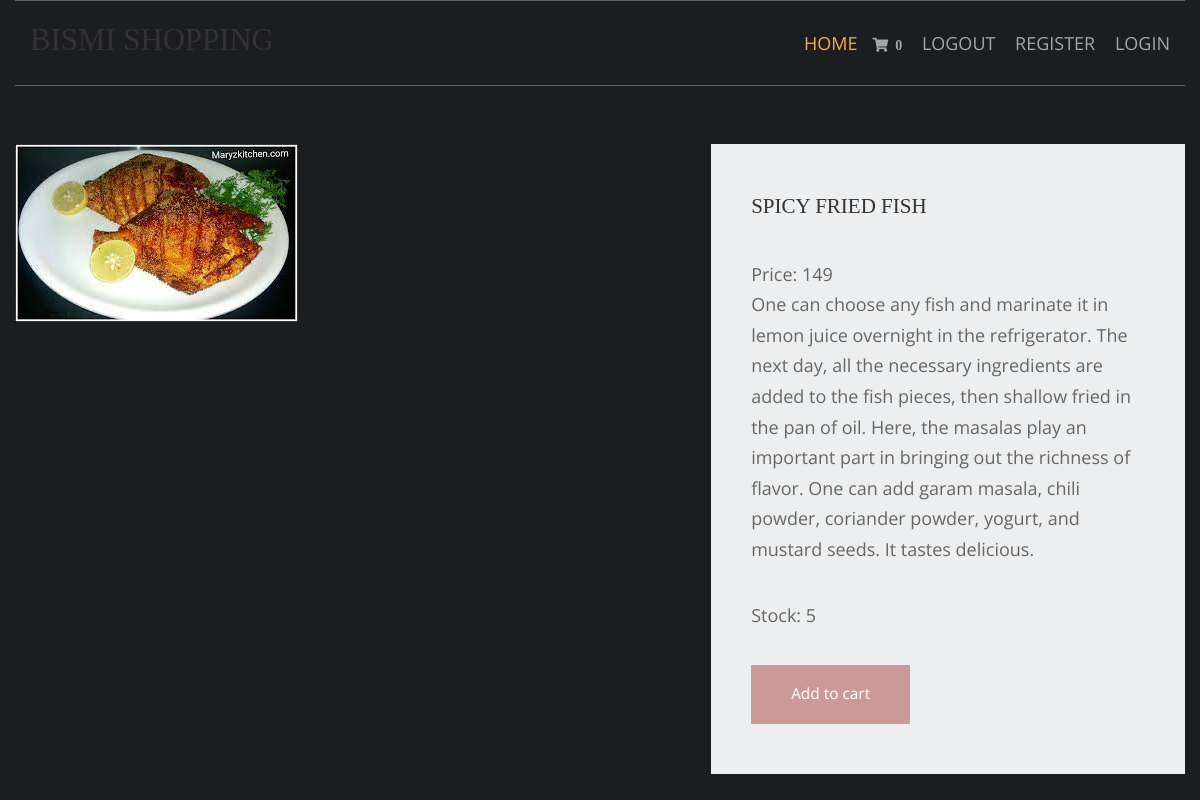
The page /fish-recipe/spicy-fried-fish on the database its author committed.
### shop/models.py (models this page shows, shortened)
class products(models.Model):
    name=models.CharField(max_length=150,unique=True)
    slug=models.SlugField(max_length=250,unique=True)
    img=models.ImageField(upload_to='product')
    desc=models.TextField()
    stock=models.IntegerField()
    available=models.BooleanField()
    price=models.IntegerField()
    category=models.ForeignKey(categ,on_delete=models.CASCADE)

### shop/views.py (the view)
# urls.py: path('<slug:c_slug>/<slug:product_slug>',views.prodDetails,name='details'),
def prodDetails(request,c_slug,product_slug):
    try:
        prod = products.objects.get(category__slug=c_slug, slug=product_slug)
    except Exception as e:
        raise e
    return render(request,'item.html', {'pr':prod})

### cart/context_processor.py (called while the page is built)
def count(request):
    item_count = 0
    if 'admin' in request.path:
        return {}
    else:
        try:
            ct=cartlist.objects.filter(cart_id=c_id(request))
            cti=items.objects.all().filter(cart=ct[:1])
            for c in cti:
                item_count+=c.quan
        except cartlist.DoesNotExist:
            item_count = 0
        return dict(itc=item_count)

### cart/views.py (called while the page is built)
def c_id(request):
    ct_id=request.session.session_key
    if not ct_id:
        ct_id = request.session.create()
    return ct_id

### templates/item.html (shortened to what this page needs)
{% extends 'base.html' %}
{% load static %}
{% block content %}
<html lang="en">
<head>
    <link href="{% static 'pr/fontawesome/css/all.min.css' %}" rel="stylesheet" />
    <link href="{% static 'pr/css/templatemo-comparto.css' %}" rel="stylesheet" />
</head>
<body>
  <br><br>
        <section class="tm-mb-1" id="about">
            <div class="tm-row tm-about-row">
                <div class="tm-section-1-l">
                    <img src="{{pr.img.url}}" alt="About image" class="tm-img-responsive">
                </div>
                <article class="tm-section-1-r tm-bg-color-8">
                    <h2 class="tm-mb-2 tm-title-color"> {{pr.name}}</h2>
                    <p>Price: {{pr.price}} <br> {{pr.desc}}</p>
                    <p>Stock: {{pr.stock}}</p>
{% if pr.stock <= 0 %}
<h1 style="color:red">Sorry.No stock left</h1>
                    {% else %}
                    <a href="{% url 'addcart' pr.id %}" class="tm-btn tm-btn-1 tm-link-to-services">Add to cart</a>
{% endif %}
                </article>
            </div>
        </section>
</body>
</html>
{% endblock %}

### static/hm/layout/styles/layout.css (style rules this page uses)
*, *::before, *::after { transition:all .3s ease-in-out; }
body { color:#A5A6AA; background-color:#1C1D21; }
a { color:#FBAB45; }

### static/pr/css/templatemo-comparto.css (style rules this page uses)
*, *::before, *::after { box-sizing: border-box; outline: none; }
ul, h1, h2, h3, h4, p, figure { padding: 0; margin: 0; }
body { font-family: 'Open Sans', Arial, sans-serif; font-size: 18px; overflow-x: hidden; padding-left: 15px; padding-right: 15px; margin: 0; }
h2 { font-size: 1.5rem; }
a { transition: all 0.3s ease; text-decoration: none; }
p { color: #666; line-height: 1.7; margin-bottom: 35px; }
h1, h2, h3, h4, h5, h6 { color: #333; }
.tm-mb-1 { margin-bottom: 20px; }
.tm-mb-2 { margin-bottom: 40px; }
.tm-bg-color-8 { background-color: #EDEEEF; }
.tm-img-responsive { max-width: 100%; height: auto; }
.tm-section-1-l { width: 57.85%; margin-right: 1.65%; }
.tm-section-1-r { padding: 50px 40px; width: 40.5%; }
.tm-row { display: flex; }
.tm-btn { display: inline-block; padding: 15px 40px; font-size: 1.1rem; border: none; background-color: #CC9999; color: white; }
a { color: #666; }

### static/hm/layout/styles/framework.css (style rules this page uses)
html { overflow-y:scroll; overflow-x:hidden; }
html, body { margin:0; padding:0; font-size:14px; line-height:1.6em; }
*, *::before, *::after { box-sizing:border-box; }
a { outline:none; text-decoration:none; }
img { width:auto; max-width:100%; height:auto; margin:0; padding:0; border:none; line-height:normal; vertical-align:middle; }
body, input, textarea, select { font-family:Verdana, Geneva, sans-serif; }
h1, h2, h3, h4, h5, h6, .heading { font-family:Georgia, "Times New Roman", Times, serif; }
::placeholder { opacity:1; }
h1, h2, h3, h4, h5, h6, .heading { margin:0 0 20px 0; font-size:1.4rem; line-height:normal; font-weight:normal; text-transform:uppercase; }
address, article, aside, figcaption, figure, footer, header, main, nav, section { display:block; margin:0; padding:0; }

### rows shown on the page
products: img (picture), name "SPICY FRIED FISH", price "149", desc "One can choose any fish and marinate it in lemon juice overnight in the refrigerator. The next day, all the necessary ingredients are added to the fish pieces, then shallow fried in the pan of oil. Here, the masalas play an important part in bringing out the richness of flavor. One can add garam masala, chili powder, coriander powder, yogurt, and mustard seeds. It tastes delicious.", stock "5"

### other values the page prints
{{ itc }} "0"
